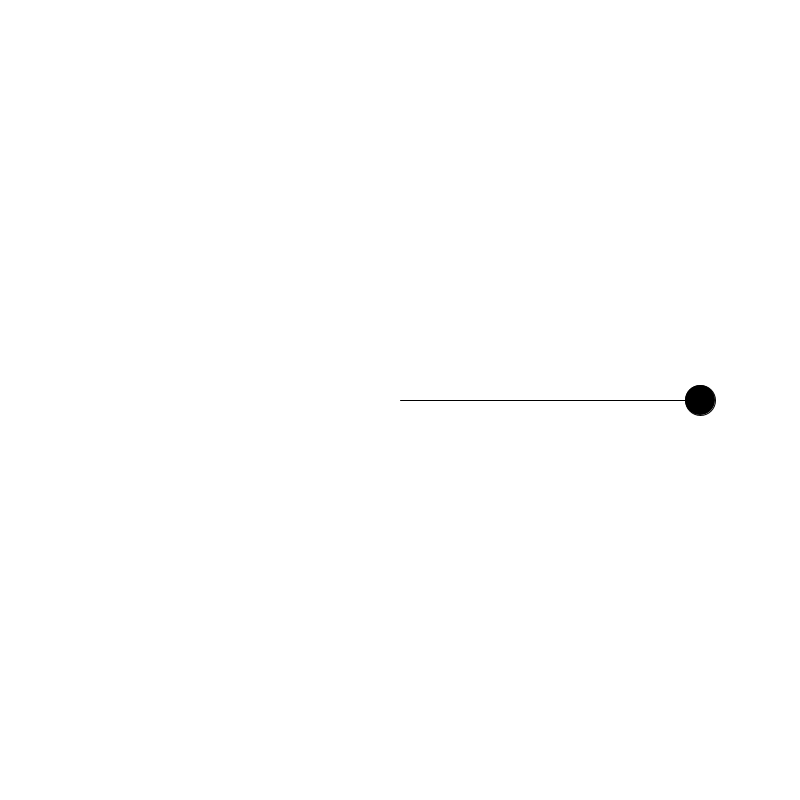
Frame 1 (no input)
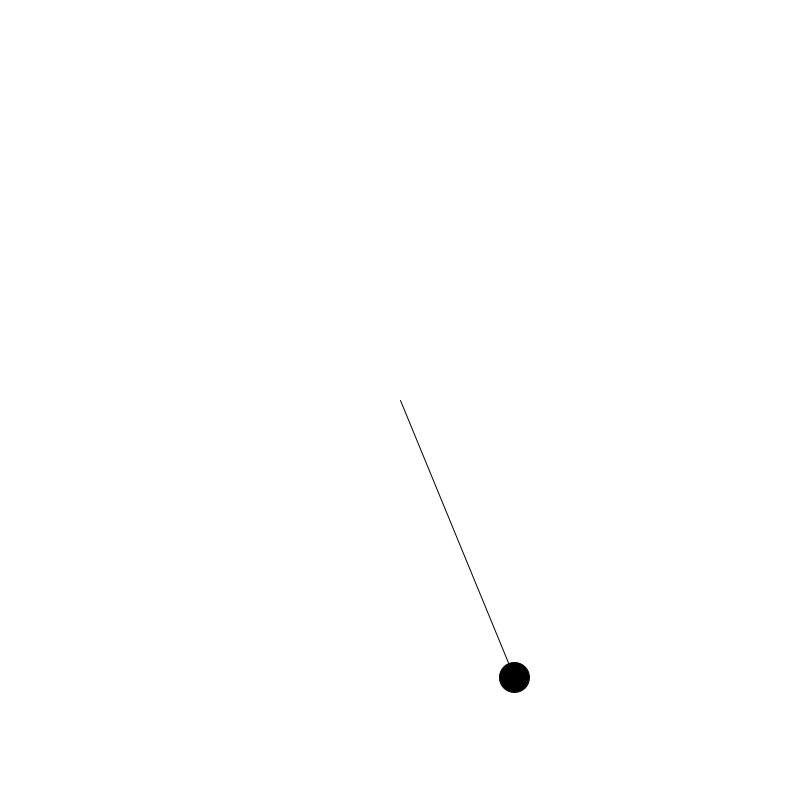
Frame 60 (the mouse pressed at the canvas centre just before this capture)
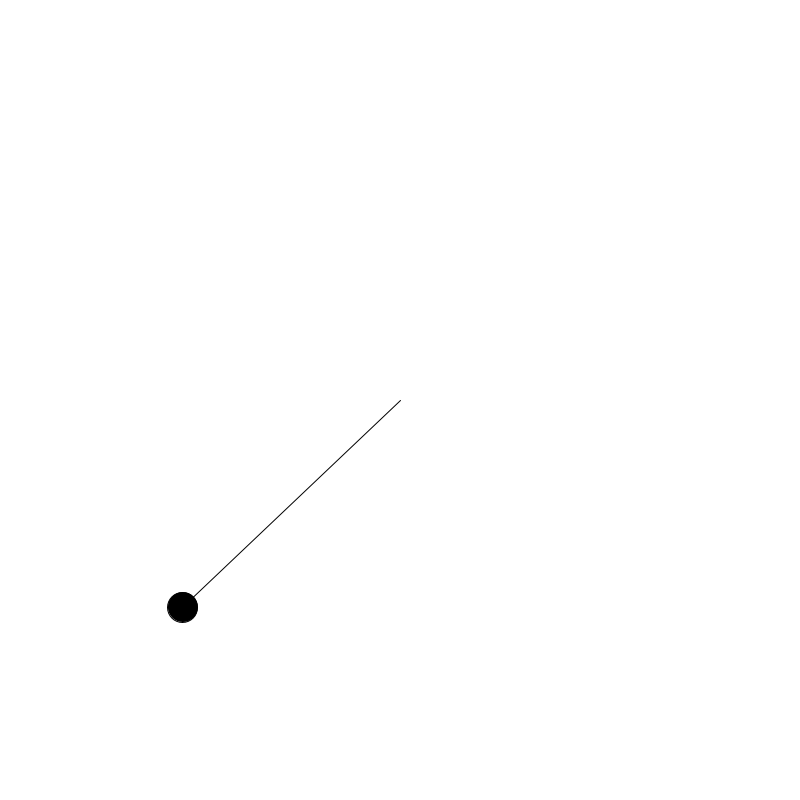
Frame 120 (the mouse held since frame 60 and released just before this capture)

The Processing sketch that drew these frames (run headless with seeded random() and noise(); from frame 60 on, the mouse is pressed at the canvas centre):

// Processing sketch: Ex_32
// ── Ex_32.pde
Bola b;

void setup(){
size(800,800);
b = new Bola();
}

void draw(){
  background(255);
  b.desenha();
}

// ── Bola.pde
class Bola{
  float posX,posY,tam,ang;
  
  Bola(){
    tam = 30;
    ang = 0.0;
    
    
  }
  
  
  void desenha(){
  float cx = width/2;
  float cy = height/2;
  float r = 300;
  
  posX = cx + r * cos(ang);
  posY = cy + r * sin(ang);
  
  stroke(0);
  line(cx,cy,posX,posY);
  fill(0);
  ellipse(posX,posY,tam,tam);
  
  ang += 0.02;
  }
}
